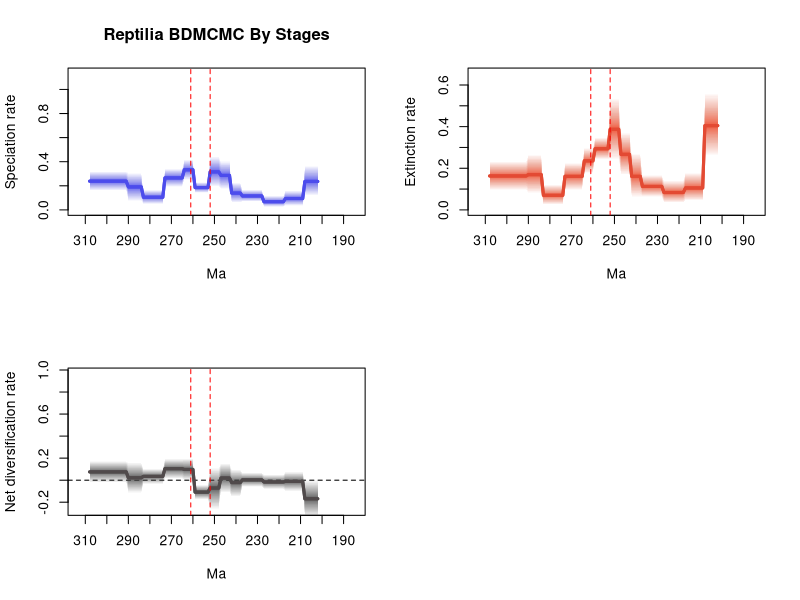

Recreate this plot in R.
# 1 files combined:
# 	C:\Users\SimoesLabAdmin\Documents\BDNN_Arielli\synapsida\mcmc_fixshift_no_predictors\D_mcmc/combined_9_marginal_rates.log

# 95% HPDs calculated using code from Biopy (https://www.cs.auckland.ac.nz/~yhel002/biopy/)

pdf(file='C:/Users/SimoesLabAdmin/Documents/BDNN_Arielli/synapsida/mcmc_fixshift_no_predictors/D_mcmc/combined_9_marginal_rates_RTT_plot2.pdf',width=10.8, height=8.4)
par(mfrow=c(2,2))
library(scales)
plot_RTT <- function (age,hpd_M,hpd_m,mean_m,color){
    N=100
    beta=(1:(N-1))/N
    alpha_shape=0.25
    cat=1-(beta^(1./alpha_shape))
    for (i in 1:(N-1)){
        trans= 1/N + 2/N
        polygon(c(age, rev(age)), c(hpd_M-((hpd_M-mean_m)*cat[i]), rev(hpd_m+((mean_m-hpd_m)*cat[i]))), col = alpha(color,trans), border = NA)
    }
    lines(rev(age), rev(mean_m), col = color, lwd=3)
}
    
L_hpd_m95=c(NA, NA,NA,NA,NA,NA,NA,NA,NA,NA,NA,NA,NA,NA,NA,NA,NA,NA,NA,NA,NA,NA,NA,NA,NA,NA,NA,NA,NA,NA,NA,NA,NA,NA,NA,NA,NA,NA,NA,NA,NA,NA,NA,NA,NA,NA,NA,NA,NA,NA,NA,NA,NA,NA,NA,NA,NA,NA,NA,NA,NA,NA,NA,NA,NA,NA,NA,NA,NA,NA,NA,NA,NA,NA,NA,NA,NA,NA,NA,NA,NA,NA,NA,NA,NA,NA,NA,NA,NA,NA,NA,NA,NA,NA,NA,NA,NA,NA,NA,NA,NA,NA,NA,NA,NA,NA,NA,NA,NA,NA,NA,NA,NA,NA,NA,NA,NA,NA,NA,NA,NA,NA,NA,NA,NA,NA,NA,NA,NA,NA,NA,NA,NA,NA,NA,NA,NA,NA,NA,NA,NA,NA,NA,NA,NA,NA,NA,NA,NA,NA,NA,NA,NA,NA,NA,NA,NA,NA,NA,NA,NA,NA,NA,NA,NA,NA,NA,NA,NA,NA,NA,NA,NA,NA,NA,NA,NA,NA,NA,NA,NA,NA,NA,NA,NA,NA,NA,NA,NA,NA,NA,NA,NA,NA,NA,NA,NA,NA,NA,NA,NA,NA,0.11606,0.11606,0.11606,0.11606,0.11606,0.11606,0.11606,0.034008,0.034008,0.034008,0.034008,0.034008,0.034008,0.034008,0.034008,0.034008,0.024192,0.024192,0.024192,0.024192,0.024192,0.024192,0.024192,0.024192,0.024192,0.024192,0.068457,0.068457,0.068457,0.068457,0.068457,0.068457,0.068457,0.068457,0.068457,0.068457,0.058151,0.058151,0.058151,0.058151,0.058151,0.169854,0.169854,0.169854,0.169854,0.169854,0.190979,0.190979,0.190979,0.190979,0.190979,0.141055,0.141055,0.141055,0.141055,0.141055,0.141055,0.141055,0.247366,0.247366,0.247366,0.247366,0.247366,0.190027,0.190027,0.190027,0.190027,0.190027,0.190027,0.190027,0.190027,0.190027,0.048227,0.048227,0.048227,0.048227,0.048227,0.048227,0.048227,0.048227,0.048227,0.048227,0.07082,0.07082,0.07082,0.07082,0.07082,0.07082,0.07082,0.159579,0.159579,0.159579,0.159579,0.159579,0.159579,0.159579,0.159579,0.159579,0.159579,0.159579,0.159579,0.159579,0.159579,0.159579,0.159579,0.159579,0.159579)
L_hpd_M95=c(NA, NA,NA,NA,NA,NA,NA,NA,NA,NA,NA,NA,NA,NA,NA,NA,NA,NA,NA,NA,NA,NA,NA,NA,NA,NA,NA,NA,NA,NA,NA,NA,NA,NA,NA,NA,NA,NA,NA,NA,NA,NA,NA,NA,NA,NA,NA,NA,NA,NA,NA,NA,NA,NA,NA,NA,NA,NA,NA,NA,NA,NA,NA,NA,NA,NA,NA,NA,NA,NA,NA,NA,NA,NA,NA,NA,NA,NA,NA,NA,NA,NA,NA,NA,NA,NA,NA,NA,NA,NA,NA,NA,NA,NA,NA,NA,NA,NA,NA,NA,NA,NA,NA,NA,NA,NA,NA,NA,NA,NA,NA,NA,NA,NA,NA,NA,NA,NA,NA,NA,NA,NA,NA,NA,NA,NA,NA,NA,NA,NA,NA,NA,NA,NA,NA,NA,NA,NA,NA,NA,NA,NA,NA,NA,NA,NA,NA,NA,NA,NA,NA,NA,NA,NA,NA,NA,NA,NA,NA,NA,NA,NA,NA,NA,NA,NA,NA,NA,NA,NA,NA,NA,NA,NA,NA,NA,NA,NA,NA,NA,NA,NA,NA,NA,NA,NA,NA,NA,NA,NA,NA,NA,NA,NA,NA,NA,NA,NA,NA,NA,NA,NA,0.369544,0.369544,0.369544,0.369544,0.369544,0.369544,0.369544,0.160186,0.160186,0.160186,0.160186,0.160186,0.160186,0.160186,0.160186,0.160186,0.11759,0.11759,0.11759,0.11759,0.11759,0.11759,0.11759,0.11759,0.11759,0.11759,0.168218,0.168218,0.168218,0.168218,0.168218,0.168218,0.168218,0.168218,0.168218,0.168218,0.22806,0.22806,0.22806,0.22806,0.22806,0.40666,0.40666,0.40666,0.40666,0.40666,0.445006,0.445006,0.445006,0.445006,0.445006,0.230748,0.230748,0.230748,0.230748,0.230748,0.230748,0.230748,0.417474,0.417474,0.417474,0.417474,0.417474,0.344072,0.344072,0.344072,0.344072,0.344072,0.344072,0.344072,0.344072,0.344072,0.168128,0.168128,0.168128,0.168128,0.168128,0.168128,0.168128,0.168128,0.168128,0.168128,0.310905,0.310905,0.310905,0.310905,0.310905,0.310905,0.310905,0.320759,0.320759,0.320759,0.320759,0.320759,0.320759,0.320759,0.320759,0.320759,0.320759,0.320759,0.320759,0.320759,0.320759,0.320759,0.320759,0.320759,0.320759)
M_hpd_m95=c(NA, NA,NA,NA,NA,NA,NA,NA,NA,NA,NA,NA,NA,NA,NA,NA,NA,NA,NA,NA,NA,NA,NA,NA,NA,NA,NA,NA,NA,NA,NA,NA,NA,NA,NA,NA,NA,NA,NA,NA,NA,NA,NA,NA,NA,NA,NA,NA,NA,NA,NA,NA,NA,NA,NA,NA,NA,NA,NA,NA,NA,NA,NA,NA,NA,NA,NA,NA,NA,NA,NA,NA,NA,NA,NA,NA,NA,NA,NA,NA,NA,NA,NA,NA,NA,NA,NA,NA,NA,NA,NA,NA,NA,NA,NA,NA,NA,NA,NA,NA,NA,NA,NA,NA,NA,NA,NA,NA,NA,NA,NA,NA,NA,NA,NA,NA,NA,NA,NA,NA,NA,NA,NA,NA,NA,NA,NA,NA,NA,NA,NA,NA,NA,NA,NA,NA,NA,NA,NA,NA,NA,NA,NA,NA,NA,NA,NA,NA,NA,NA,NA,NA,NA,NA,NA,NA,NA,NA,NA,NA,NA,NA,NA,NA,NA,NA,NA,NA,NA,NA,NA,NA,NA,NA,NA,NA,NA,NA,NA,NA,NA,NA,NA,NA,NA,NA,NA,NA,NA,NA,NA,NA,NA,NA,NA,NA,NA,NA,NA,NA,NA,NA,0.255435,0.255435,0.255435,0.255435,0.255435,0.255435,0.255435,0.042712,0.042712,0.042712,0.042712,0.042712,0.042712,0.042712,0.042712,0.042712,0.033522,0.033522,0.033522,0.033522,0.033522,0.033522,0.033522,0.033522,0.033522,0.033522,0.061942,0.061942,0.061942,0.061942,0.061942,0.061942,0.061942,0.061942,0.061942,0.061942,0.060131,0.060131,0.060131,0.060131,0.060131,0.166763,0.166763,0.166763,0.166763,0.166763,0.238642,0.238642,0.238642,0.238642,0.238642,0.240809,0.240809,0.240809,0.240809,0.240809,0.240809,0.240809,0.175214,0.175214,0.175214,0.175214,0.175214,0.094744,0.094744,0.094744,0.094744,0.094744,0.094744,0.094744,0.094744,0.094744,0.024381,0.024381,0.024381,0.024381,0.024381,0.024381,0.024381,0.024381,0.024381,0.024381,0.078733,0.078733,0.078733,0.078733,0.078733,0.078733,0.078733,0.094222,0.094222,0.094222,0.094222,0.094222,0.094222,0.094222,0.094222,0.094222,0.094222,0.094222,0.094222,0.094222,0.094222,0.094222,0.094222,0.094222,0.094222)
M_hpd_M95=c(NA, NA,NA,NA,NA,NA,NA,NA,NA,NA,NA,NA,NA,NA,NA,NA,NA,NA,NA,NA,NA,NA,NA,NA,NA,NA,NA,NA,NA,NA,NA,NA,NA,NA,NA,NA,NA,NA,NA,NA,NA,NA,NA,NA,NA,NA,NA,NA,NA,NA,NA,NA,NA,NA,NA,NA,NA,NA,NA,NA,NA,NA,NA,NA,NA,NA,NA,NA,NA,NA,NA,NA,NA,NA,NA,NA,NA,NA,NA,NA,NA,NA,NA,NA,NA,NA,NA,NA,NA,NA,NA,NA,NA,NA,NA,NA,NA,NA,NA,NA,NA,NA,NA,NA,NA,NA,NA,NA,NA,NA,NA,NA,NA,NA,NA,NA,NA,NA,NA,NA,NA,NA,NA,NA,NA,NA,NA,NA,NA,NA,NA,NA,NA,NA,NA,NA,NA,NA,NA,NA,NA,NA,NA,NA,NA,NA,NA,NA,NA,NA,NA,NA,NA,NA,NA,NA,NA,NA,NA,NA,NA,NA,NA,NA,NA,NA,NA,NA,NA,NA,NA,NA,NA,NA,NA,NA,NA,NA,NA,NA,NA,NA,NA,NA,NA,NA,NA,NA,NA,NA,NA,NA,NA,NA,NA,NA,NA,NA,NA,NA,NA,NA,0.562961,0.562961,0.562961,0.562961,0.562961,0.562961,0.562961,0.179095,0.179095,0.179095,0.179095,0.179095,0.179095,0.179095,0.179095,0.179095,0.141127,0.141127,0.141127,0.141127,0.141127,0.141127,0.141127,0.141127,0.141127,0.141127,0.168409,0.168409,0.168409,0.168409,0.168409,0.168409,0.168409,0.168409,0.168409,0.168409,0.274399,0.274399,0.274399,0.274399,0.274399,0.374083,0.374083,0.374083,0.374083,0.374083,0.53973,0.53973,0.53973,0.53973,0.53973,0.348813,0.348813,0.348813,0.348813,0.348813,0.348813,0.348813,0.299217,0.299217,0.299217,0.299217,0.299217,0.22779,0.22779,0.22779,0.22779,0.22779,0.22779,0.22779,0.22779,0.22779,0.122405,0.122405,0.122405,0.122405,0.122405,0.122405,0.122405,0.122405,0.122405,0.122405,0.268596,0.268596,0.268596,0.268596,0.268596,0.268596,0.268596,0.233955,0.233955,0.233955,0.233955,0.233955,0.233955,0.233955,0.233955,0.233955,0.233955,0.233955,0.233955,0.233955,0.233955,0.233955,0.233955,0.233955,0.233955)
R_hpd_m95=c(NA, NA,NA,NA,NA,NA,NA,NA,NA,NA,NA,NA,NA,NA,NA,NA,NA,NA,NA,NA,NA,NA,NA,NA,NA,NA,NA,NA,NA,NA,NA,NA,NA,NA,NA,NA,NA,NA,NA,NA,NA,NA,NA,NA,NA,NA,NA,NA,NA,NA,NA,NA,NA,NA,NA,NA,NA,NA,NA,NA,NA,NA,NA,NA,NA,NA,NA,NA,NA,NA,NA,NA,NA,NA,NA,NA,NA,NA,NA,NA,NA,NA,NA,NA,NA,NA,NA,NA,NA,NA,NA,NA,NA,NA,NA,NA,NA,NA,NA,NA,NA,NA,NA,NA,NA,NA,NA,NA,NA,NA,NA,NA,NA,NA,NA,NA,NA,NA,NA,NA,NA,NA,NA,NA,NA,NA,NA,NA,NA,NA,NA,NA,NA,NA,NA,NA,NA,NA,NA,NA,NA,NA,NA,NA,NA,NA,NA,NA,NA,NA,NA,NA,NA,NA,NA,NA,NA,NA,NA,NA,NA,NA,NA,NA,NA,NA,NA,NA,NA,NA,NA,NA,NA,NA,NA,NA,NA,NA,NA,NA,NA,NA,NA,NA,NA,NA,NA,NA,NA,NA,NA,NA,NA,NA,NA,NA,NA,NA,NA,NA,NA,NA,-0.34131,-0.34131,-0.34131,-0.34131,-0.34131,-0.34131,-0.34131,-0.100752,-0.100752,-0.100752,-0.100752,-0.100752,-0.100752,-0.100752,-0.100752,-0.100752,-0.081907,-0.081907,-0.081907,-0.081907,-0.081907,-0.081907,-0.081907,-0.081907,-0.081907,-0.081907,-0.061169,-0.061169,-0.061169,-0.061169,-0.061169,-0.061169,-0.061169,-0.061169,-0.061169,-0.061169,-0.152732,-0.152732,-0.152732,-0.152732,-0.152732,-0.114075,-0.114075,-0.114075,-0.114075,-0.114075,-0.266158,-0.266158,-0.266158,-0.266158,-0.266158,-0.176421,-0.176421,-0.176421,-0.176421,-0.176421,-0.176421,-0.176421,-0.003343,-0.003343,-0.003343,-0.003343,-0.003343,0.01211,0.01211,0.01211,0.01211,0.01211,0.01211,0.01211,0.01211,0.01211,-0.035583,-0.035583,-0.035583,-0.035583,-0.035583,-0.035583,-0.035583,-0.035583,-0.035583,-0.035583,-0.118703,-0.118703,-0.118703,-0.118703,-0.118703,-0.118703,-0.118703,-0.024162,-0.024162,-0.024162,-0.024162,-0.024162,-0.024162,-0.024162,-0.024162,-0.024162,-0.024162,-0.024162,-0.024162,-0.024162,-0.024162,-0.024162,-0.024162,-0.024162,-0.024162)
R_hpd_M95=c(NA, NA,NA,NA,NA,NA,NA,NA,NA,NA,NA,NA,NA,NA,NA,NA,NA,NA,NA,NA,NA,NA,NA,NA,NA,NA,NA,NA,NA,NA,NA,NA,NA,NA,NA,NA,NA,NA,NA,NA,NA,NA,NA,NA,NA,NA,NA,NA,NA,NA,NA,NA,NA,NA,NA,NA,NA,NA,NA,NA,NA,NA,NA,NA,NA,NA,NA,NA,NA,NA,NA,NA,NA,NA,NA,NA,NA,NA,NA,NA,NA,NA,NA,NA,NA,NA,NA,NA,NA,NA,NA,NA,NA,NA,NA,NA,NA,NA,NA,NA,NA,NA,NA,NA,NA,NA,NA,NA,NA,NA,NA,NA,NA,NA,NA,NA,NA,NA,NA,NA,NA,NA,NA,NA,NA,NA,NA,NA,NA,NA,NA,NA,NA,NA,NA,NA,NA,NA,NA,NA,NA,NA,NA,NA,NA,NA,NA,NA,NA,NA,NA,NA,NA,NA,NA,NA,NA,NA,NA,NA,NA,NA,NA,NA,NA,NA,NA,NA,NA,NA,NA,NA,NA,NA,NA,NA,NA,NA,NA,NA,NA,NA,NA,NA,NA,NA,NA,NA,NA,NA,NA,NA,NA,NA,NA,NA,NA,NA,NA,NA,NA,NA,0.003989,0.003989,0.003989,0.003989,0.003989,0.003989,0.003989,0.076603,0.076603,0.076603,0.076603,0.076603,0.076603,0.076603,0.076603,0.076603,0.050715,0.050715,0.050715,0.050715,0.050715,0.050715,0.050715,0.050715,0.050715,0.050715,0.068403,0.068403,0.068403,0.068403,0.068403,0.068403,0.068403,0.068403,0.068403,0.068403,0.098763,0.098763,0.098763,0.098763,0.098763,0.15599,0.15599,0.15599,0.15599,0.15599,0.114884,0.114884,0.114884,0.114884,0.114884,-0.040745,-0.040745,-0.040745,-0.040745,-0.040745,-0.040745,-0.040745,0.198578,0.198578,0.198578,0.198578,0.198578,0.195166,0.195166,0.195166,0.195166,0.195166,0.195166,0.195166,0.195166,0.195166,0.102952,0.102952,0.102952,0.102952,0.102952,0.102952,0.102952,0.102952,0.102952,0.102952,0.163143,0.163143,0.163143,0.163143,0.163143,0.163143,0.163143,0.174082,0.174082,0.174082,0.174082,0.174082,0.174082,0.174082,0.174082,0.174082,0.174082,0.174082,0.174082,0.174082,0.174082,0.174082,0.174082,0.174082,0.174082)
L_mean=c(NA, NA,NA,NA,NA,NA,NA,NA,NA,NA,NA,NA,NA,NA,NA,NA,NA,NA,NA,NA,NA,NA,NA,NA,NA,NA,NA,NA,NA,NA,NA,NA,NA,NA,NA,NA,NA,NA,NA,NA,NA,NA,NA,NA,NA,NA,NA,NA,NA,NA,NA,NA,NA,NA,NA,NA,NA,NA,NA,NA,NA,NA,NA,NA,NA,NA,NA,NA,NA,NA,NA,NA,NA,NA,NA,NA,NA,NA,NA,NA,NA,NA,NA,NA,NA,NA,NA,NA,NA,NA,NA,NA,NA,NA,NA,NA,NA,NA,NA,NA,NA,NA,NA,NA,NA,NA,NA,NA,NA,NA,NA,NA,NA,NA,NA,NA,NA,NA,NA,NA,NA,NA,NA,NA,NA,NA,NA,NA,NA,NA,NA,NA,NA,NA,NA,NA,NA,NA,NA,NA,NA,NA,NA,NA,NA,NA,NA,NA,NA,NA,NA,NA,NA,NA,NA,NA,NA,NA,NA,NA,NA,NA,NA,NA,NA,NA,NA,NA,NA,NA,NA,NA,NA,NA,NA,NA,NA,NA,NA,NA,NA,NA,NA,NA,NA,NA,NA,NA,NA,NA,NA,NA,NA,NA,NA,NA,NA,NA,NA,NA,NA,NA,0.235982623074074,0.235982623074074,0.235982623074074,0.235982623074074,0.235982623074074,0.235982623074074,0.235982623074074,0.094278537765432,0.094278537765432,0.094278537765432,0.094278537765432,0.094278537765432,0.094278537765432,0.094278537765432,0.094278537765432,0.094278537765432,0.067682347666667,0.067682347666667,0.067682347666667,0.067682347666667,0.067682347666667,0.067682347666667,0.067682347666667,0.067682347666667,0.067682347666667,0.067682347666667,0.11560735062963,0.11560735062963,0.11560735062963,0.11560735062963,0.11560735062963,0.11560735062963,0.11560735062963,0.11560735062963,0.11560735062963,0.11560735062963,0.139450771740741,0.139450771740741,0.139450771740741,0.139450771740741,0.139450771740741,0.286094387617284,0.286094387617284,0.286094387617284,0.286094387617284,0.286094387617284,0.315683579518518,0.315683579518518,0.315683579518518,0.315683579518518,0.315683579518518,0.185234455271605,0.185234455271605,0.185234455271605,0.185234455271605,0.185234455271605,0.185234455271605,0.185234455271605,0.333128330654321,0.333128330654321,0.333128330654321,0.333128330654321,0.333128330654321,0.26553013008642,0.26553013008642,0.26553013008642,0.26553013008642,0.26553013008642,0.26553013008642,0.26553013008642,0.26553013008642,0.26553013008642,0.104802483185185,0.104802483185185,0.104802483185185,0.104802483185185,0.104802483185185,0.104802483185185,0.104802483185185,0.104802483185185,0.104802483185185,0.104802483185185,0.191048386604938,0.191048386604938,0.191048386604938,0.191048386604938,0.191048386604938,0.191048386604938,0.191048386604938,0.238308991728395,0.238308991728395,0.238308991728395,0.238308991728395,0.238308991728395,0.238308991728395,0.238308991728395,0.238308991728395,0.238308991728395,0.238308991728395,0.238308991728395,0.238308991728395,0.238308991728395,0.238308991728395,0.238308991728395,0.238308991728395,0.238308991728395,0.238308991728395)
M_mean=c(NA, NA,NA,NA,NA,NA,NA,NA,NA,NA,NA,NA,NA,NA,NA,NA,NA,NA,NA,NA,NA,NA,NA,NA,NA,NA,NA,NA,NA,NA,NA,NA,NA,NA,NA,NA,NA,NA,NA,NA,NA,NA,NA,NA,NA,NA,NA,NA,NA,NA,NA,NA,NA,NA,NA,NA,NA,NA,NA,NA,NA,NA,NA,NA,NA,NA,NA,NA,NA,NA,NA,NA,NA,NA,NA,NA,NA,NA,NA,NA,NA,NA,NA,NA,NA,NA,NA,NA,NA,NA,NA,NA,NA,NA,NA,NA,NA,NA,NA,NA,NA,NA,NA,NA,NA,NA,NA,NA,NA,NA,NA,NA,NA,NA,NA,NA,NA,NA,NA,NA,NA,NA,NA,NA,NA,NA,NA,NA,NA,NA,NA,NA,NA,NA,NA,NA,NA,NA,NA,NA,NA,NA,NA,NA,NA,NA,NA,NA,NA,NA,NA,NA,NA,NA,NA,NA,NA,NA,NA,NA,NA,NA,NA,NA,NA,NA,NA,NA,NA,NA,NA,NA,NA,NA,NA,NA,NA,NA,NA,NA,NA,NA,NA,NA,NA,NA,NA,NA,NA,NA,NA,NA,NA,NA,NA,NA,NA,NA,NA,NA,NA,NA,0.40466476845679,0.40466476845679,0.40466476845679,0.40466476845679,0.40466476845679,0.40466476845679,0.40466476845679,0.105300154123457,0.105300154123457,0.105300154123457,0.105300154123457,0.105300154123457,0.105300154123457,0.105300154123457,0.105300154123457,0.105300154123457,0.083609573716049,0.083609573716049,0.083609573716049,0.083609573716049,0.083609573716049,0.083609573716049,0.083609573716049,0.083609573716049,0.083609573716049,0.083609573716049,0.112773505222222,0.112773505222222,0.112773505222222,0.112773505222222,0.112773505222222,0.112773505222222,0.112773505222222,0.112773505222222,0.112773505222222,0.112773505222222,0.161152161308642,0.161152161308642,0.161152161308642,0.161152161308642,0.161152161308642,0.266755245938272,0.266755245938272,0.266755245938272,0.266755245938272,0.266755245938272,0.387063247481482,0.387063247481482,0.387063247481482,0.387063247481482,0.387063247481482,0.293653280024691,0.293653280024691,0.293653280024691,0.293653280024691,0.293653280024691,0.293653280024691,0.293653280024691,0.235690139160494,0.235690139160494,0.235690139160494,0.235690139160494,0.235690139160494,0.161139714790123,0.161139714790123,0.161139714790123,0.161139714790123,0.161139714790123,0.161139714790123,0.161139714790123,0.161139714790123,0.161139714790123,0.070166068679012,0.070166068679012,0.070166068679012,0.070166068679012,0.070166068679012,0.070166068679012,0.070166068679012,0.070166068679012,0.070166068679012,0.070166068679012,0.169406756148148,0.169406756148148,0.169406756148148,0.169406756148148,0.169406756148148,0.169406756148148,0.169406756148148,0.163037620135802,0.163037620135802,0.163037620135802,0.163037620135802,0.163037620135802,0.163037620135802,0.163037620135802,0.163037620135802,0.163037620135802,0.163037620135802,0.163037620135802,0.163037620135802,0.163037620135802,0.163037620135802,0.163037620135802,0.163037620135802,0.163037620135802,0.163037620135802)
R_mean=c(NA, NA,NA,NA,NA,NA,NA,NA,NA,NA,NA,NA,NA,NA,NA,NA,NA,NA,NA,NA,NA,NA,NA,NA,NA,NA,NA,NA,NA,NA,NA,NA,NA,NA,NA,NA,NA,NA,NA,NA,NA,NA,NA,NA,NA,NA,NA,NA,NA,NA,NA,NA,NA,NA,NA,NA,NA,NA,NA,NA,NA,NA,NA,NA,NA,NA,NA,NA,NA,NA,NA,NA,NA,NA,NA,NA,NA,NA,NA,NA,NA,NA,NA,NA,NA,NA,NA,NA,NA,NA,NA,NA,NA,NA,NA,NA,NA,NA,NA,NA,NA,NA,NA,NA,NA,NA,NA,NA,NA,NA,NA,NA,NA,NA,NA,NA,NA,NA,NA,NA,NA,NA,NA,NA,NA,NA,NA,NA,NA,NA,NA,NA,NA,NA,NA,NA,NA,NA,NA,NA,NA,NA,NA,NA,NA,NA,NA,NA,NA,NA,NA,NA,NA,NA,NA,NA,NA,NA,NA,NA,NA,NA,NA,NA,NA,NA,NA,NA,NA,NA,NA,NA,NA,NA,NA,NA,NA,NA,NA,NA,NA,NA,NA,NA,NA,NA,NA,NA,NA,NA,NA,NA,NA,NA,NA,NA,NA,NA,NA,NA,NA,NA,-0.16868214408642,-0.16868214408642,-0.16868214408642,-0.16868214408642,-0.16868214408642,-0.16868214408642,-0.16868214408642,-0.011021616074074,-0.011021616074074,-0.011021616074074,-0.011021616074074,-0.011021616074074,-0.011021616074074,-0.011021616074074,-0.011021616074074,-0.011021616074074,-0.015927225555556,-0.015927225555556,-0.015927225555556,-0.015927225555556,-0.015927225555556,-0.015927225555556,-0.015927225555556,-0.015927225555556,-0.015927225555556,-0.015927225555556,0.002833846197531,0.002833846197531,0.002833846197531,0.002833846197531,0.002833846197531,0.002833846197531,0.002833846197531,0.002833846197531,0.002833846197531,0.002833846197531,-0.021701387234568,-0.021701387234568,-0.021701387234568,-0.021701387234568,-0.021701387234568,0.019339142074074,0.019339142074074,0.019339142074074,0.019339142074074,0.019339142074074,-0.071379666209877,-0.071379666209877,-0.071379666209877,-0.071379666209877,-0.071379666209877,-0.108418827506173,-0.108418827506173,-0.108418827506173,-0.108418827506173,-0.108418827506173,-0.108418827506173,-0.108418827506173,0.097438194740741,0.097438194740741,0.097438194740741,0.097438194740741,0.097438194740741,0.104390416296296,0.104390416296296,0.104390416296296,0.104390416296296,0.104390416296296,0.104390416296296,0.104390416296296,0.104390416296296,0.104390416296296,0.034636414703704,0.034636414703704,0.034636414703704,0.034636414703704,0.034636414703704,0.034636414703704,0.034636414703704,0.034636414703704,0.034636414703704,0.034636414703704,0.021641629617284,0.021641629617284,0.021641629617284,0.021641629617284,0.021641629617284,0.021641629617284,0.021641629617284,0.075271373419753,0.075271373419753,0.075271373419753,0.075271373419753,0.075271373419753,0.075271373419753,0.075271373419753,0.075271373419753,0.075271373419753,0.075271373419753,0.075271373419753,0.075271373419753,0.075271373419753,0.075271373419753,0.075271373419753,0.075271373419753,0.075271373419753,0.075271373419753)
trans=0.5
age=(0:(309-1))* -1
# Calculate positions for the mass extinction events
perm_trias_extinction = -252 # End-Permian mass extinction (252 Ma)
guadalupian_extinction = -261 # Guadalupian extinction (261 Ma)

# Define custom tick positions at 10 MY intervals
x_ticks <- seq(-310, -190, by=10)
x_tick_labels <- abs(x_ticks)

# First plot: Speciation rate
plot(age, age, type='n', ylim=c(0, 1.1321024000000002), xlim=c(-312.9, -185.1), 
     ylab='Speciation rate', xlab='Ma', main='Reptilia BDMCMC By Stages', 
     xaxt='n') # Remove default x-axis
axis(1, at=x_ticks, labels=x_tick_labels) # Custom x-axis with 10MY interval ticks

plot_RTT(age, L_hpd_M95, L_hpd_m95, L_mean, "#4c4cec")
lines(rev(age), rev(L_mean), col="#4c4cec", lwd=3)

# Add vertical lines for mass extinction events
abline(v=perm_trias_extinction, col="red", lty=2) 
abline(v=guadalupian_extinction, col="red", lty=2)

# Second plot: Extinction rate
plot(age, age, type='n', ylim=c(0, 0.6551886), xlim=c(-312.9, -185.1), 
     ylab='Extinction rate', xlab='Ma',
     xaxt='n') # Remove default x-axis
axis(1, at=x_ticks, labels=x_tick_labels) # Custom x-axis with 10MY interval ticks

plot_RTT(age, M_hpd_M95, M_hpd_m95, M_mean, "#e34a33")
lines(rev(age), rev(M_mean), col="#e34a33", lwd=3)

# Add vertical lines for mass extinction events
abline(v=perm_trias_extinction, col="red", lty=2)
abline(v=guadalupian_extinction, col="red", lty=2)

# Third plot: Net diversification rate
plot(age, age, type='n', ylim=c(-0.2695748, 0.9681364000000001), xlim=c(-312.9, -185.1), 
     ylab='Net diversification rate', xlab='Ma',
     xaxt='n') # Remove default x-axis
axis(1, at=x_ticks, labels=x_tick_labels) # Custom x-axis with 10MY interval ticks

abline(h=0, lty=2, col="black")
plot_RTT(age, R_hpd_M95, R_hpd_m95, R_mean, "#504A4B")
lines(rev(age), rev(R_mean), col="#504A4B", lwd=3)

# Add vertical lines for mass extinction events
abline(v=perm_trias_extinction, col="red", lty=2)
abline(v=guadalupian_extinction, col="red", lty=2)

dev.off()
